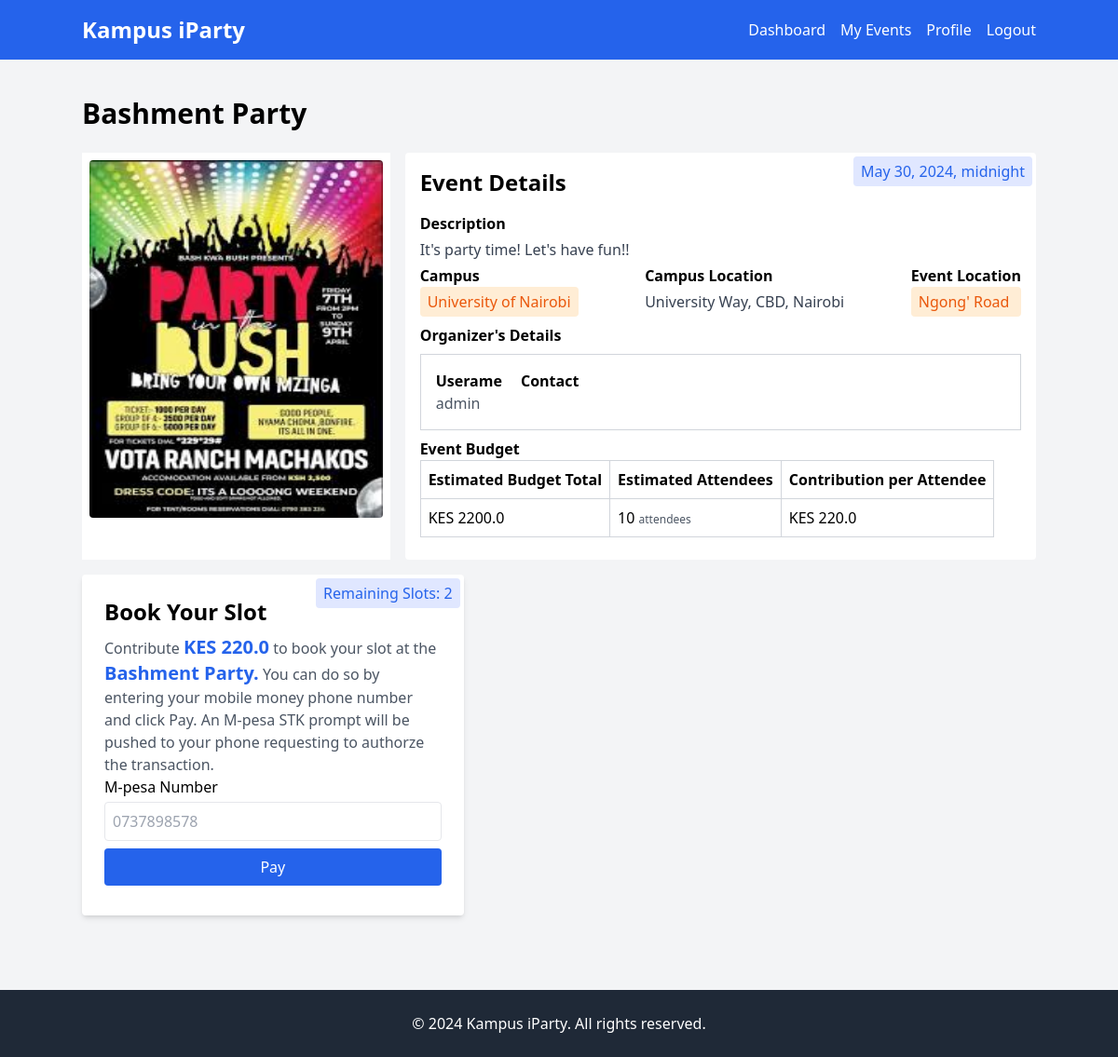
Page /events/2/ (signed in) on the committed database.
### events/models.py (models this page shows, shortened)
class Event(models.Model):
    title = models.CharField(max_length=100)
    description = models.TextField()
    date = models.DateTimeField()
    location = models.CharField(max_length=100)
    campus = models.ForeignKey('campus.Campus', on_delete=models.CASCADE)
    attendees = models.ManyToManyField('users.CustomUser', blank=True, related_name='event_attendees')
    created_by = models.ForeignKey('users.CustomUser', on_delete=models.CASCADE, related_name='event_creator')
    created_at = models.DateTimeField(auto_now_add=True)
    updated_at = models.DateTimeField(auto_now=True)
    poster = models.ImageField(upload_to='event_posters/', blank=True)
    slots = models.IntegerField(default=1)
    budget_amount = models.FloatField(default=0.0)
    charges = models.FloatField(default=0.0, editable=False)
    total_budget_amount = models.FloatField(default=0.0)

### campus/models.py (models this page shows, shortened)
class Campus(models.Model):
    name = models.CharField(max_length=100)
    location = models.CharField(max_length=100)
    initials = models.CharField(max_length=10, unique=True)

### users/models.py (models this page shows)
class CustomUser(AbstractUser):
    phone_number = models.CharField(max_length=15)
    user_permissions = models.ManyToManyField(
        'auth.Permission', blank=True, related_name='custom_user_permissions')
    groups = models.ManyToManyField(
        'auth.Group', blank=True, related_name='custom_user_groups')
    objects = CustomUserManager()
    class Meta:
        db_table = 'custom_user'

### events/views.py (the view)
# urls.py: path('<int:pk>/', views.event_detail, name='event_details'),
@login_required
def event_detail(request, pk):
    event = get_object_or_404(Event, pk=pk)
    if event.slots > 0:
        charge_per_slot = event.total_budget_amount / event.slots
    else:
        charge_per_slot = 0
    context = {
        'event': event,
        'charge_per_slot': charge_per_slot,
    }
    return render(request, 'event_details.html', context)

### templates/event_details.html (shortened to what this page needs)
{% extends 'base.html' %}
{% block content %}
<h2 class="text-3xl font-bold mb-6">{{ event.title }}</h2>
<div class="grid grid-cols-1 md:grid-cols-3 gap-4 mb-4">
  <div class="md:col-span-1 bg-white p-2">
    {% if event.poster %}
    <img src="{{ event.poster.url }}" class="w-full h-96 object-fit rounded" alt="{{ event.title }}">
    {% else %}
    <div class="w-full h-64 bg-gray-200 flex items-center justify-center text-gray-500">
      No Poster Available
    </div>
    {% endif %}
  </div>
  <div class="md:col-span-2">
    <div class="bg-white p-4 rounded relative">
      <h3 class="text-2xl font-bold mb-4">Event Details</h3>
        <p class="w-max bg-indigo-100 px-2 rounded text-blue-600 py-1 my-0 absolute top-1 right-1">{{ event.date }}</p>
      <div class="flex flex-col">
        <h6 class="my-0"><strong>Description</strong></h6>
        <p class="text-gray-700 py-1 my-0">{{ event.description }}</p>
      </div>
      <div class="flex justify-between">
        <div class="flex flex-col">
        <h6 class="my-0"><strong>Campus</strong></h6>
        <p class="text-gray-700 py-1 my-0 bg-orange-100 text-orange-600 px-2 py-1 rounded">{{ event.campus.name }}</p>
      </div>
      <div class="flex flex-col">
        <h6 class="my-0"><strong>Campus Location</strong></h6>
        <p class="text-gray-700 py-1 my-0">{{ event.campus.location }}</p>
      </div>
      <div class="flex flex-col">
        <h6 class="my-0"><strong>Event Location</strong></h6>
        <p class="text-gray-700 py-1 my-0 bg-orange-100 text-orange-600 px-2 py-1 rounded">{{ event.location }}</p>
      </div>
      </div>
       <div class="my-2">
        <h5 class="font-bold">Organizer's Details</h5>
        <div class="flex gap-5 border border-gray-300 p-4 mt-2">
            <div class="flex flex-col">
                <h6 class="my-0 font-semibold text-md">Userame</h6>
                <p class="text-gray-600 my-0">{{ event.created_by.username }}</p>
            </div>
            <div class="flex flex-col">
                <h6 class="my-0 font-semibold text-md">Contact</h6>
            </div>
        </div>
       </div>
       <div class="my-2">
        <h5 class="font-bold">Event Budget</h5>
        <table>
            <thead>
                <tr>
                    <th class="text-left p-2 border border-gray-300">Estimated Budget Total</th>
                    <th class="text-left p-2 border border-gray-300">Estimated Attendees</th>
                    <th class="text-left p-2 border border-gray-300">Contribution per Attendee</th>
                </tr>
            </thead>
            <tbody>
                <tr>
                     <td class="text-left p-2 border border-gray-300">KES {{event.total_budget_amount}}</td>
                     <td class="text-left p-2 border border-gray-300">{{event.slots}} <span class="text-xs text-gray-600">attendees</span></td>
                     <td class="text-left p-2 border border-gray-300">KES {{charge_per_slot}}</td>
                </tr>
            </tbody>
        </table>
       </div>
    </div>
  </div>
</div>
<div class="w-2/5 bg-white p-6 rounded shadow-md relative">
    <h3 class="text-2xl font-bold mb-2">Book Your Slot</h3>
    <p class="text-gray-600 text-md">Contribute <span class="text-xl font-semibold text-blue-600">KES {{charge_per_slot}}</span> to book your slot at the <span class="text-xl font-semibold text-blue-600">{{event.title}}.</span> You can do so by entering your mobile money phone number and click Pay. An M-pesa STK prompt will be pushed to your phone requesting to authorze the transaction.</p>
  <p class="w-max bg-indigo-100 px-2 rounded text-blue-600 py-1 my-0 absolute top-1 right-1">Remaining Slots: 2</p>
  <form method="post" action="">
   <div class="flex flex-col">
     <label for="phone" class="mb-1">M-pesa Number</label>
    <input type="text" placeholder="0737898578" id="phone" class="p-2 border focus:outline-blue-600 rounded text-gray-600">
   </div>
    <button type="submit" class="bg-blue-600 text-white rounded px-4 py-2 w-full my-2 hover:bg-gray-900">Pay</button>
  </form>
</div>
{% endblock %}

### templates/base.html (shortened to what this page needs)
<!DOCTYPE html>
<html lang="en">
{% load static %}
<head>
  <script src="https://cdn.tailwindcss.com"></script>
</head>
<body class="bg-gray-100">
  <header class="bg-blue-600 text-white py-4">
    <div class="container mx-auto flex justify-between items-center">
      <a href="{% url 'app:user_dashboard' %}" class="text-2xl font-bold">Kampus iParty</a>
      <nav>
        <ul class="flex space-x-4">
          <li><a href="{% url 'app:user_dashboard' %}" class="hover:underline">Dashboard</a></li>
          <li><a href="{% url 'events:user_events' %}" class="hover:underline">My Events</a></li>
          <li><a href="#" class="hover:underline">Profile</a></li>
          <li><a href="{% url 'users:user_logout' %}" class="hover:underline">Logout</a></li>
        </ul>
      </nav>
    </div>
  </header>
  <main class="container mx-auto py-10">
    {% block content %}
    {% endblock %}
  </main>
  <footer class="bg-gray-800 text-white py-6 mt-10">
    <div class="container mx-auto text-center">
      <p>&copy; 2024 Kampus iParty. All rights reserved.</p>
    </div>
  </footer>
</body>
</html>

### rows in the picture
Event: title "Bashment Party", poster (picture), date "May 30, 2024, midnight", description "It's party time! Let's have fun!!", campus.name "University of Nairobi", campus.location "University Way, CBD, Nairobi", location "Ngong' Road", created_by.username "admin", total_budget_amount "2200.0", slots "10"

### other values in the picture
{{ charge_per_slot }} "220.0"
